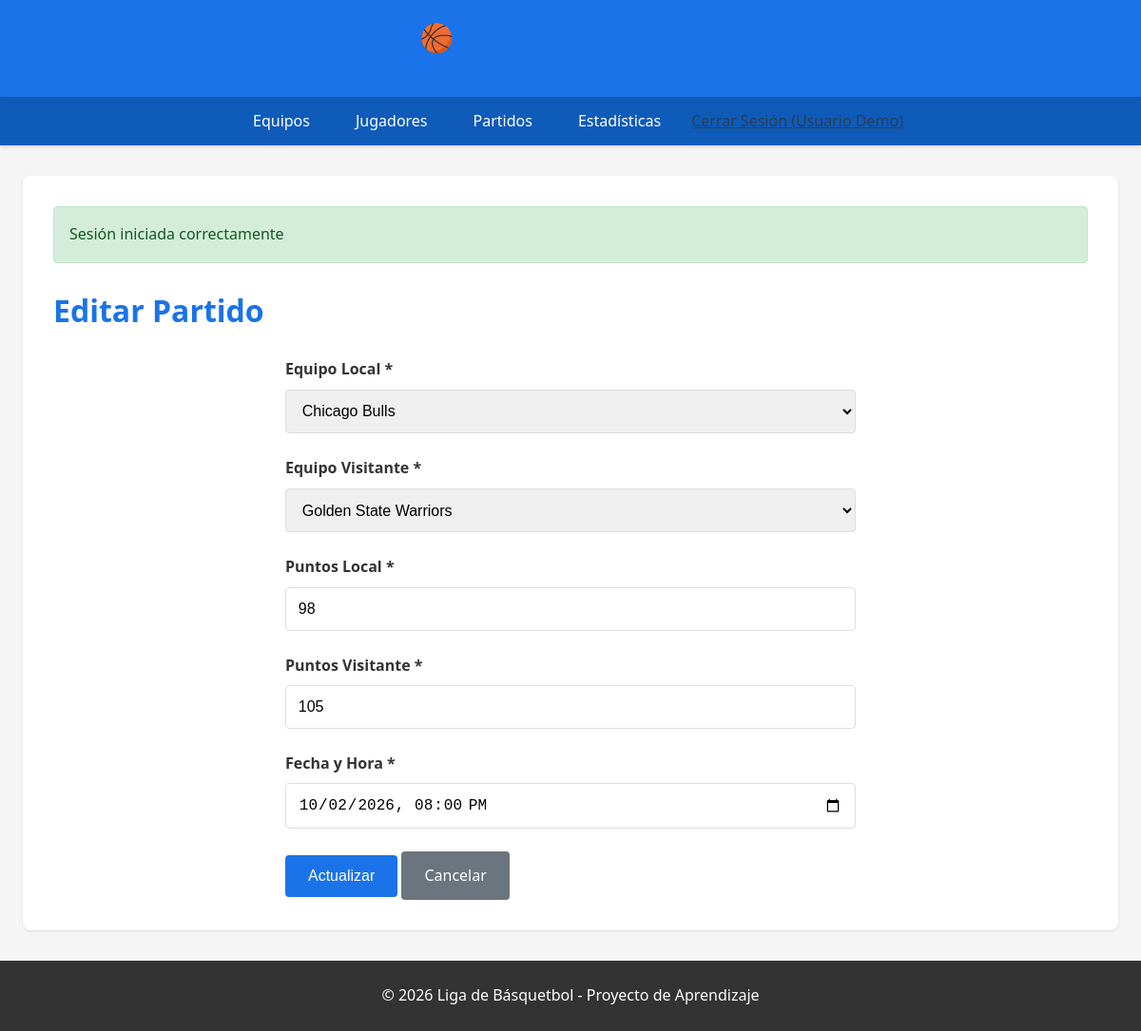
Page /public/?controller=Partidos&action=editar&id=2 (signed in) on the committed database.
### tables this page shows
CREATE TABLE IF NOT EXISTS partidos (
  id INT UNSIGNED AUTO_INCREMENT PRIMARY KEY,
  fecha DATETIME NOT NULL COMMENT 'Fecha y hora del encuentro',
  equipo_local_id INT UNSIGNED NOT NULL COMMENT 'Equipo local (FK)',
  equipo_visitante_id INT UNSIGNED NOT NULL COMMENT 'Equipo visitante (FK)',
  puntos_local INT UNSIGNED NOT NULL DEFAULT 0 COMMENT 'Puntos equipo local',
  puntos_visitante INT UNSIGNED NOT NULL DEFAULT 0 COMMENT 'Puntos equipo visitante',
  creado_en DATETIME DEFAULT CURRENT_TIMESTAMP,
  KEY idx_partido_local (equipo_local_id),
  KEY idx_partido_visitante (equipo_visitante_id),
  KEY idx_partido_fecha (fecha),
  CONSTRAINT fk_partido_local FOREIGN KEY (equipo_local_id) REFERENCES equipos(id) ON DELETE RESTRICT ON UPDATE CASCADE,
  CONSTRAINT fk_partido_visitante FOREIGN KEY (equipo_visitante_id) REFERENCES equipos(id) ON DELETE RESTRICT ON UPDATE CASCADE
);

CREATE TABLE IF NOT EXISTS equipos (
  id INT UNSIGNED AUTO_INCREMENT PRIMARY KEY,
  nombre VARCHAR(100) NOT NULL COMMENT 'Nombre del equipo',
  ciudad VARCHAR(100) NOT NULL COMMENT 'Ciudad de origen',
  fundacion YEAR NULL COMMENT 'Año de fundación (opcional)',
  creado_en DATETIME DEFAULT CURRENT_TIMESTAMP,
   
   
  UNIQUE KEY uq_equipo_nombre (nombre)
);

### app/core/Controller.php (called while the page is built, shortened)
<?php
class Controller {
    protected function view(string $vista, array $datos = []): void {
        require_once __DIR__ . '/../views/layouts/main.php';
    }
}

### app/controllers/PartidosController.php (called while the page is built, shortened)
<?php
class PartidosController extends Controller {
    private Partido $partidoModel;
    private Equipo $equipoModel;
    public function __construct() {
        require_once __DIR__ . '/../models/Partido.php';
        require_once __DIR__ . '/../models/Equipo.php';
        $this->partidoModel = new Partido();
        $this->equipoModel = new Equipo();
    }
    public function editar(array $params): void {
        $id = (int)($params['id'] ?? 0);
        $partido = $this->partidoModel->obtenerPorId($id);
        $equipos = $this->equipoModel->obtenerTodos();
        $old = $_SESSION['old_partido'] ?? [];
        $this->view('partidos/editar', [
            'titulo' => 'Editar Partido',
            'partido' => $partido,
            'equipos' => $equipos,
            'old' => $old
        ]);
    }
}

### app/core/Router.php (called while the page is built, shortened)
<?php
class Router {
    private string $actionNombre = 'index';
    private array $params = [];
    private ?object $controllerObjeto = null;
    public function __construct() {
        $this->executeAction();
    }
    private function parseUrl(): void {
        $accion      = strtolower(trim(get('action', 'index')));
        $this->actionNombre = $accion;
        $this->params = [];
        foreach ($_GET as $clave => $valor) {
            if ($clave === 'controller' || $clave === 'action') {
                continue;
            }
            if (is_string($valor)) {
                $this->params[$clave] = $valor;
            }
        }
    }
    private function loadController(): void {
        $this->controllerObjeto = new $nombreClase();
    }
    private function executeAction(): void {
        call_user_func_array(
            [$this->controllerObjeto, $this->actionNombre],
            [$this->params]
        );
    }
}

### public/index.php (called while the page is built, shortened)
<?php
require_once __DIR__ . '/../app/core/Database.php';
require_once __DIR__ . '/../app/core/Model.php';
require_once __DIR__ . '/../app/core/Controller.php';
require_once __DIR__ . '/../app/core/Router.php';
new Router();

### app/core/Database.php (called while the page is built, shortened)
<?php
class Database {
    private static ?PDO $instancia = null;
    public static function getConexion(): PDO {
        if (self::$instancia === null) {
            try {
                $dsn = 'mysql:host=' . DB_HOST . ';dbname=' . DB_NAME . ';charset=' . DB_CHARSET;
                $opciones = [
                    PDO::ATTR_ERRMODE            => PDO::ERRMODE_EXCEPTION,
                    PDO::ATTR_DEFAULT_FETCH_MODE => PDO::FETCH_ASSOC,
                    PDO::ATTR_EMULATE_PREPARES   => false,
                    PDO::ATTR_PERSISTENT         => false,
                ];
                self::$instancia = new PDO($dsn, DB_USER, DB_PASS, $opciones);
            } catch (PDOException $e) {
                error_log('[ProyectoBasket] Error de conexión a la base de datos: ' . $e->getMessage());
                if (!headers_sent()) {
                    http_response_code(500);
                    header('Content-Type: text/html; charset=utf-8');
                }
                echo '<!DOCTYPE html><html lang="es"><head><meta charset="utf-8">'
                    . '<title>Servicio no disponible</title></head><body>'
                    . '<h1>Servicio no disponible</h1>'
                    . '<p>No se pudo conectar con la base de datos. Inténtalo más tarde.</p>'
                    . '</body></html>';
                exit;
            }
        }
        return self::$instancia;
    }
}

### app/core/Model.php (called while the page is built, shortened)
<?php
class Model {
    public function __construct() {
        $this->db = Database::getConexion();
    }
}

### app/models/Equipo.php (called while the page is built, shortened)
<?php
class Equipo extends Model {
    protected string $tabla = 'equipos';
    public function obtenerTodos(): array {
        $sql = "SELECT * FROM {$this->tabla} ORDER BY nombre ASC";
        $stmt = $this->db->prepare($sql);
        $stmt->execute();
        return $stmt->fetchAll();
    }
}

### app/models/Partido.php (called while the page is built, shortened)
<?php
class Partido extends Model {
    protected string $tabla = 'partidos';
    public function obtenerPorId(int $id): ?array {
        $sql = "SELECT p.*,
                       el.nombre AS nombre_local,
                       ev.nombre AS nombre_visitante
                FROM {$this->tabla} p
                LEFT JOIN equipos el ON el.id = p.equipo_local_id
                LEFT JOIN equipos ev ON ev.id = p.equipo_visitante_id
                WHERE p.id = :id
                LIMIT 1";
        $stmt = $this->db->prepare($sql);
        $stmt->bindValue(':id', $id, PDO::PARAM_INT);
        $stmt->execute();
        $resultado = $stmt->fetch();
        return $resultado === false ? null : $resultado;
    }
}

### app/views/partidos/editar.php (the view, shortened to what this page needs)
<h1>Editar Partido</h1>
<form action="<?= BASE_URL ?>?controller=Partidos&action=actualizar" method="POST">
    <div class="form-group">
        <label for="equipo_local_id">Equipo Local *</label>
        <select id="equipo_local_id" name="equipo_local_id" required>
            <?php foreach ($equipos as $e): ?>
                <option value="<?= $e['id'] ?>" <?= ((int)($old['equipo_local_id'] ?? $partido['equipo_local_id']))===(int)$e['id']?'selected':'' ?>>
                    <?= htmlspecialchars($e['nombre']) ?>
                </option>
            <?php endforeach; ?>
        </select>
    </div>
    <div class="form-group">
        <label for="equipo_visitante_id">Equipo Visitante *</label>
        <select id="equipo_visitante_id" name="equipo_visitante_id" required>
            <?php foreach ($equipos as $e): ?>
                <option value="<?= $e['id'] ?>" <?= ((int)($old['equipo_visitante_id'] ?? $partido['equipo_visitante_id']))===(int)$e['id']?'selected':'' ?>>
                    <?= htmlspecialchars($e['nombre']) ?>
                </option>
            <?php endforeach; ?>
        </select>
    </div>
    <div class="form-group">
        <label for="puntos_local">Puntos Local *</label>
        <input type="number" id="puntos_local" name="puntos_local" min="0" value="<?= htmlspecialchars((string)($old['puntos_local'] ?? $partido['puntos_local'])) ?>" required>
    </div>
    <div class="form-group">
        <label for="puntos_visitante">Puntos Visitante *</label>
        <input type="number" id="puntos_visitante" name="puntos_visitante" min="0" value="<?= htmlspecialchars((string)($old['puntos_visitante'] ?? $partido['puntos_visitante'])) ?>" required>
    </div>
    <div class="form-group">
        <label for="fecha">Fecha y Hora *</label>
        <input type="datetime-local" id="fecha" name="fecha" value="<?= htmlspecialchars(str_replace(' ', 'T', substr($old['fecha'] ?? $partido['fecha'], 0, 16))) ?>" required>
    </div>
    <button type="submit" class="btn">Actualizar</button>
    <a href="<?= BASE_URL ?>?controller=Partidos&action=index" class="btn btn-secondary">Cancelar</a>
</form>

### public/css/styles.css (style rules this page uses)
* { margin: 0; padding: 0; box-sizing: border-box; }
body { font-family: 'Segoe UI', Tahoma, Geneva, Verdana, sans-serif; line-height: 1.6; background-color: #f5f5f5; color: #333; }
h1, h2, h3 { color: #1a73e8; margin-bottom: 1.5rem; }
form { max-width: 600px; margin: 0 auto; }
.form-group { margin-bottom: 1.5rem; }
label { display: block; margin-bottom: 0.5rem; font-weight: 600; }
input, select, textarea { width: 100%; padding: 0.8rem; border: 1px solid #ddd; border-radius: 4px; font-size: 1rem; }
.btn { display: inline-block; padding: 0.8rem 1.5rem; background-color: #1a73e8; color: white; border: none; border-radius: 4px; text-decoration: none; cursor: pointer; font-size: 1rem; transition: background-color 0.3s; }
.btn-secondary { background-color: #6c757d; }

### rows in the picture
partidos: equipo_local_id "Chicago Bulls", equipo_visitante_id "Golden State Warriors", puntos_local "98", puntos_visitante "105", fecha "10/02/2026 20:00"

### other values in the picture
$_SESSION['nombre'] "Usuario Demo"
$_SESSION['exito'] "Sesión iniciada correctamente"
